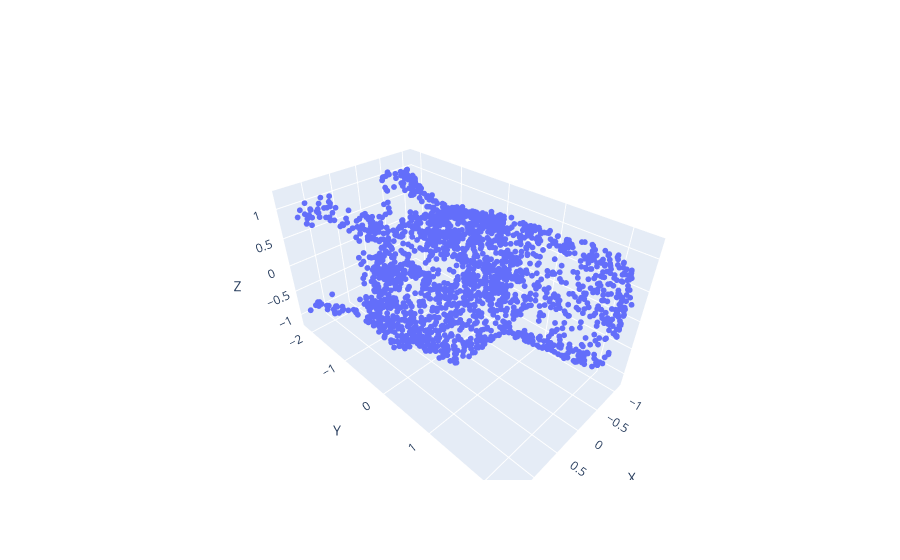

The notebook cell saved with this chart:
### Code cell
import numpy as np
import torch
path = "point_cloud_move.pt"
pc = torch.load(path)
print(pc.shape)
pc = pc.cpu().numpy().reshape((2048, 3))
#plot point cloud using plotly.graph_objs
import plotly.graph_objs as go
# pc = res[-1]

def plot_3D(pc, axis_labels=False):
    x, y, z = pc[:, 0], pc[:, 1], pc[:, 2]
    fig = go.Figure(data=[go.Scatter3d(x=x, y=y, z=z, mode='markers', marker=dict(size=2))])
    if axis_labels:
        fig.update_layout(scene=dict(xaxis_title='X', yaxis_title='Y', zaxis_title='Z'))
    fig.show()

plot_3D(pc, axis_labels=True)

### Figure 1 — Plotly figure (JSON) as saved in the notebook; plotly's stock layout.template omitted (floating-point values rounded to 4 significant figures; data arrays with more than 128 entries replaced by an {"elided": "..."} marker saying what was removed)
{"data": [{"marker": {"size": 2}, "mode": "markers", "type": "scatter3d", "x": {"elided": "2048 float values"}, "y": {"elided": "2048 float values"}, "z": {"elided": "2048 float values"}}], "layout": {"scene": {"xaxis": {"title": {"text": "X"}}, "yaxis": {"title": {"text": "Y"}}, "zaxis": {"title": {"text": "Z"}}}}}
